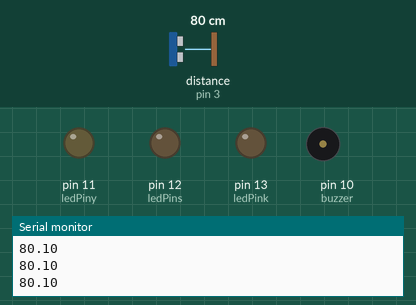
Bench run of a sketch on a simulated Arduino Uno, built with avr-gcc and run on an emulated ATmega328P. Shown: output pins drawn as LEDs (lit = HIGH), buzzer (waves = sounding, pin HIGH), the last lines printed to the serial monitor. Wiring (inferred from the names in the program): ultrasonic range finder: trigger pin 2; echo pin 3. Dashed ring = blinking. The test bench sets the inputs (shaded band); at power-on: distance to the obstacle (sensor on pin 3) 80 cm. The echo pulse lasts 58.3 µs per cm; pins used as bus, display or sensor lines are not drawn.

Above: at 1.2 s.
1.3 s: distance to the obstacle (sensor on pin 3) set to 35 cm
2.8 s: distance to the obstacle (sensor on pin 3) set to 27 cm
At 3.2 s:
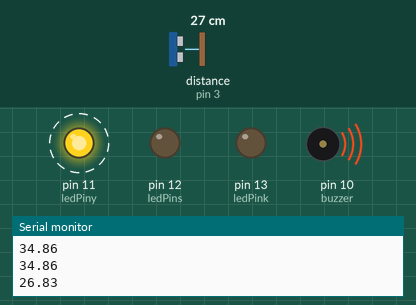
5.8 s: distance to the obstacle (sensor on pin 3) set to 23 cm
8.8 s: distance to the obstacle (sensor on pin 3) set to 18 cm
At 9.58 s:
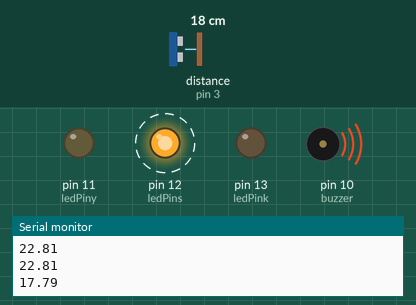
11.8 s: distance to the obstacle (sensor on pin 3) set to 12 cm
14.8 s: distance to the obstacle (sensor on pin 3) set to 9 cm
At 15.17 s:
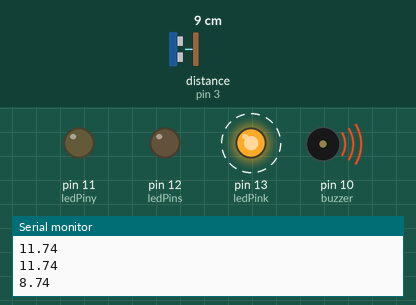
Timing chart, 0 to 18.8 s (numbered marks = the images above; inputs shaded):
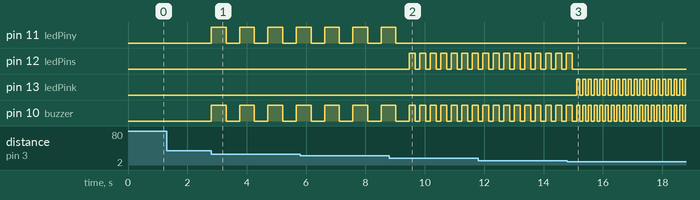

The sketch:

Park_Seensoru.ino
```cpp
int ledPink=13;
int ledPins=12;
int ledPiny=11;
int buzzer=10;
int trig=2;
int echo=3;
float sure;
float mesafe;
  void setup() {
    pinMode(ledPink, OUTPUT);
    pinMode(ledPins, OUTPUT);
    pinMode(ledPiny, OUTPUT);
    pinMode(buzzer, OUTPUT);
    pinMode(trig, OUTPUT);
    pinMode(echo, INPUT);
    Serial.begin(9600);
  }

  void loop() {
    digitalWrite(trig,HIGH);
    delayMicroseconds(1000);
    digitalWrite(trig,LOW);
    sure=pulseIn(echo,HIGH);
    mesafe=(sure/2)/29;
    Serial.println(mesafe);

    if(mesafe<=10){
    digitalWrite(ledPink, HIGH);
    digitalWrite(buzzer, HIGH);
    delay(100);
    digitalWrite(ledPink, LOW);
    digitalWrite(buzzer, LOW);
    delay(90);
    }
    else if(mesafe<=10){
    digitalWrite(ledPink, HIGH);
    digitalWrite(buzzer, HIGH);
    delay(100);
    digitalWrite(ledPink, LOW);
    digitalWrite(buzzer, LOW);
    delay(90);
    }
    else if(mesafe<=20){
    digitalWrite(ledPins, HIGH);
    digitalWrite(buzzer, HIGH);
    delay(200);
    digitalWrite(ledPins, LOW);
    digitalWrite(buzzer, LOW);
    delay(150);
    }
    else if(mesafe<=30){
    digitalWrite(ledPiny, HIGH);
    digitalWrite(buzzer, HIGH);
    delay(500);
    digitalWrite(ledPiny, LOW);
    digitalWrite(buzzer, LOW);
    delay(450);
    }
    else{
    digitalWrite(ledPiny, LOW);
    digitalWrite(ledPins, LOW);
    digitalWrite(ledPink, LOW);
    }
    }
```

Measured:
- the behaviour switches between 31 and 30 cm on distance to the obstacle (sensor on pin 3) (found by bisection; images 0 and 1)
- the behaviour switches between 21 and 20 cm on distance to the obstacle (sensor on pin 3) (found by bisection; images 1 and 2)
- the behaviour switches between 11 and 10 cm on distance to the obstacle (sensor on pin 3) (found by bisection; images 2 and 3)
- after the input at 2.8 s, pin 11 (ledPiny), pin 10 (buzzer): alternates HIGH for 0.50 s and LOW for 0.45 s, starting at once
- after the input at 8.8 s, pin 11 (ledPiny): goes on until 9.0 s, then stays LOW; pin 12 (ledPins): alternates HIGH for 0.20 s and LOW for 0.15 s, starting after 0.68 s
- after the input at 14.8 s, pin 12 (ledPins): goes on until 15.0 s, then stays LOW; pin 13 (ledPink): alternates HIGH for 0.10 s and LOW for 0.09 s, starting after 0.32 s; pin 10 (buzzer): alternates HIGH for 0.10 s and LOW for 0.09 s, starting after 0.42 s
